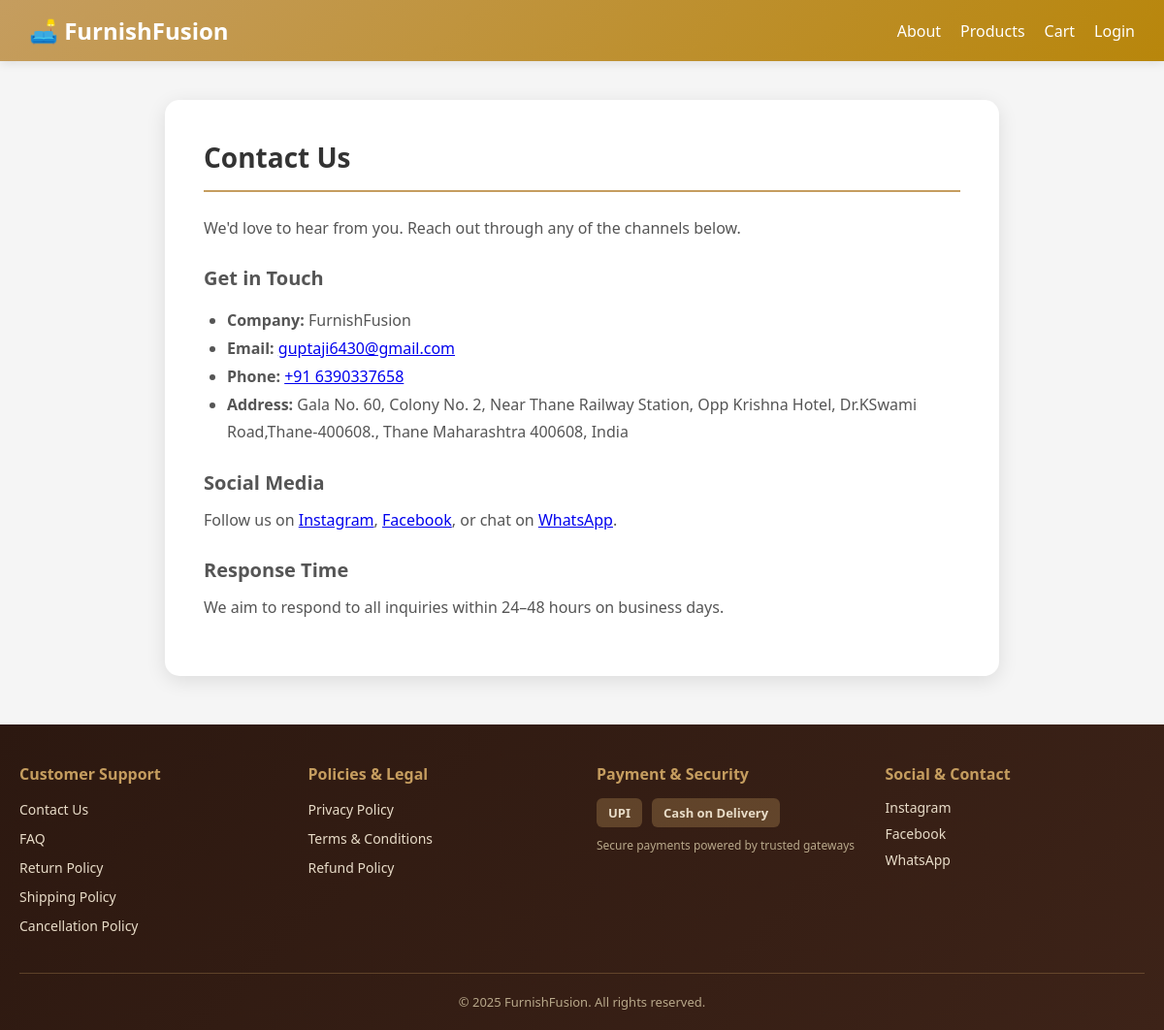
The app's page /contact with its own data.
### tables this page shows
CREATE TABLE contact_info (
            id INTEGER PRIMARY KEY AUTOINCREMENT,
            company_name TEXT NOT NULL,
            email TEXT NOT NULL,
            phone TEXT NOT NULL,
            address TEXT NOT NULL,
            city TEXT,
            state TEXT,
            zip_code TEXT,
            country TEXT,
            website TEXT,
            updated_at TIMESTAMP DEFAULT CURRENT_TIMESTAMP
        );

### routes/pages_routes.py (the view)
@pages_bp.route("/contact")
def contact():
    contact_info = get_db().execute("SELECT * FROM contact_info LIMIT 1").fetchone()
    return render_template("contact.html", contact_info=contact_info)

### app.py (called while the page is built, shortened)
@app.context_processor
def inject_wishlist_count():
    from flask import session
    n = 0
    return {"wishlist_count": n}

### db.py (called while the page is built)
def get_db():
    db = getattr(g, '_database', None)
    if db is None:
        db = g._database = sqlite3.connect(DATABASE)
        db.row_factory = sqlite3.Row
    return db

### templates/contact.html (shortened to what this page needs)
{% extends "content_page.html" %}
{% block content %}
<h1>Contact Us</h1>
<p>We'd love to hear from you. Reach out through any of the channels below.</p>
{% if contact_info %}
<h2>Get in Touch</h2>
<ul>
    <li><strong>Company:</strong> {{ contact_info.company_name }}</li>
    <li><strong>Email:</strong> <a href="mailto:{{ contact_info.email }}">{{ contact_info.email }}</a></li>
    <li><strong>Phone:</strong> <a href="tel:{{ contact_info.phone }}">{{ contact_info.phone }}</a></li>
    <li><strong>Address:</strong> {{ contact_info.address }}{% if contact_info.city %}, {{ contact_info.city }}{% endif %}{% if contact_info.state %} {{ contact_info.state }}{% endif %}{% if contact_info.zip_code %} {{ contact_info.zip_code }}{% endif %}{% if contact_info.country %}, {{ contact_info.country }}{% endif %}</li>
</ul>
{% else %}
<p>For inquiries, please email us at <a href="mailto:info@furnishfusion.com">info@furnishfusion.com</a> or call +91 1234567890.</p>
{% endif %}
<h2>Social Media</h2>
<p>Follow us on <a href="https://www.instagram.com/furnishfusion" target="_blank" rel="noopener">Instagram</a>, <a href="https://www.facebook.com/furnishfusion" target="_blank" rel="noopener">Facebook</a>, or chat on <a href="https://wa.me/919876543210" target="_blank" rel="noopener">WhatsApp</a>.</p>
<h2>Response Time</h2>
<p>We aim to respond to all inquiries within 24–48 hours on business days.</p>
{% endblock %}

### templates/content_page.html (style rules this page uses)
* { margin: 0; padding: 0; box-sizing: border-box; }
body { font-family: 'Segoe UI', Tahoma, Geneva, Verdana, sans-serif; background: #f5f5f5; min-height: 100vh; }
.content-card h1 { color: #333; font-size: 28px; margin-bottom: 24px; padding-bottom: 15px; border-bottom: 2px solid #C59D5F; }
.content-card h2 { color: #555; font-size: 20px; margin: 24px 0 12px; }
.content-card p { color: #555; line-height: 1.7; margin-bottom: 16px; }
.content-card ul { margin: 16px 0 16px 24px; color: #555; line-height: 1.8; }

### records on screen
contact_info: company_name "FurnishFusion", email "guptaji6430@gmail.com", phone "+91 6390337658", address "Gala No. 60, Colony No. 2, Near Thane Railway Station, Opp Krishna Hotel, Dr.KSwami Road,Thane-400608.", city "Thane", state "Maharashtra", zip_code "400608", country "India"
